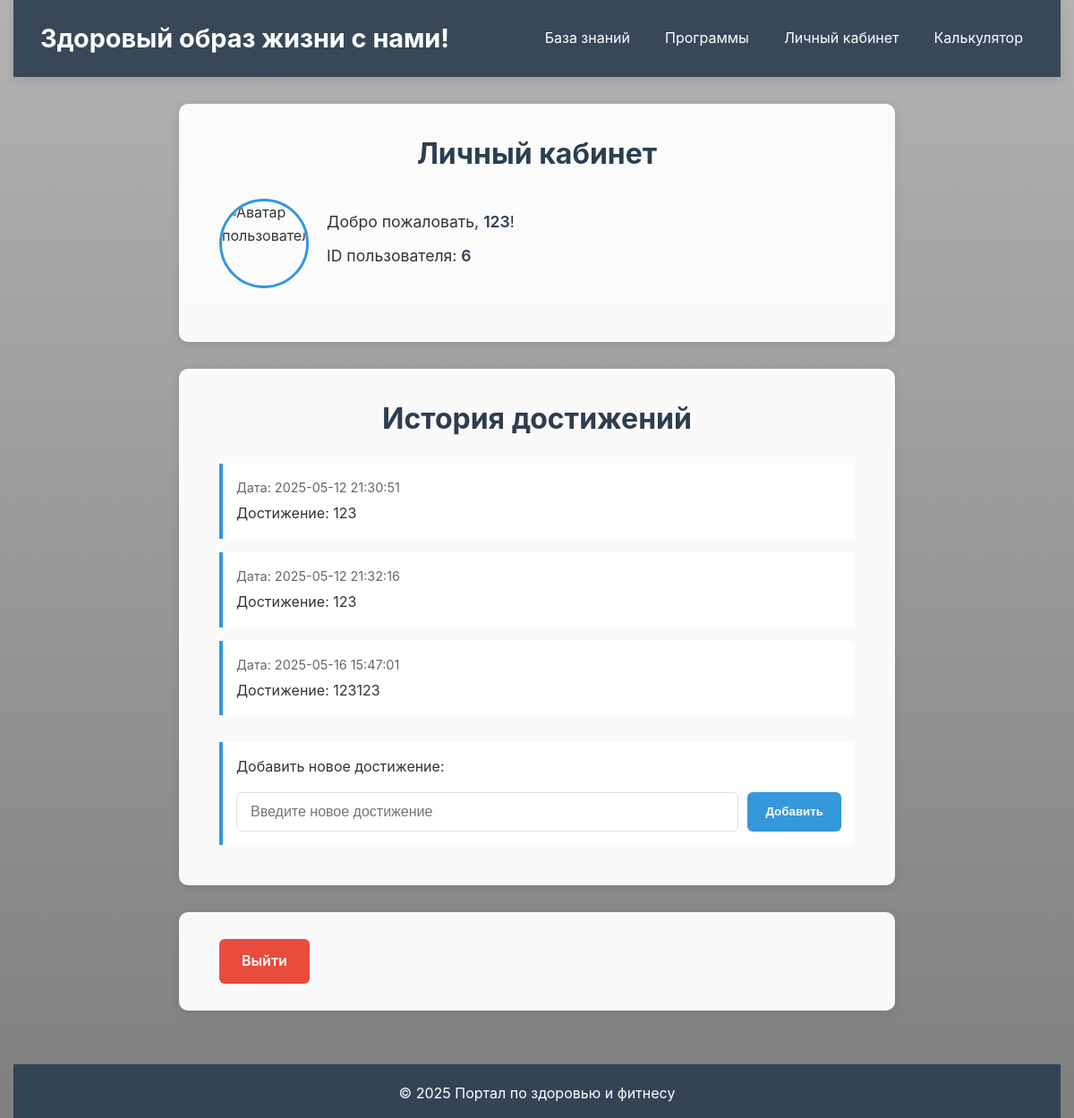
/profile.php?user_id=6 (signed in), run on the app's committed database.
### tables this page shows
CREATE TABLE `achievements` (
  `id` int NOT NULL,
  `user_id` int NOT NULL,
  `achievement_text` text NOT NULL,
  `achievement_date` datetime NOT NULL
);

### profile.php (the view, shortened to what this page needs)
<?php
$username = $_SESSION['username'];
$user_id = $_SESSION['user_id'];
$servername = "localhost";
$dbusername = "root";
$password = "root";
$dbname = "pm09";
$conn = new mysqli($servername, $dbusername, $password, $dbname);
$sql = "SELECT id, achievement_text, achievement_date FROM achievements WHERE user_id = ?";
$stmt = $conn->prepare($sql);
$stmt->bind_param("i", $user_id);
$stmt->execute();
$result = $stmt->get_result();
$achievements = [];
if ($result->num_rows > 0) {
    while ($row = $result->fetch_assoc()) {
        $achievements[] = $row;
    }
}
?>
<!DOCTYPE html>
<html lang="ru">
<head>
</head>
<body>
    <div class="wrapper">
        <header>
            <div class="container header-container">
                <a href="index.html" class="logo">Здоровый образ жизни с нами!</a>
                <nav id="main-nav">
                    <ul class="nav-menu">
                        <li><a href="index.html">База знаний</a></li>
                        <li><a href="programs.html">Программы</a></li>
                        <li><a href="profile.php">Личный кабинет</a></li>
                        <li><a href="calculator.html">Калькулятор</a></li>
                    </ul>
                </nav>
            </div>
        </header>
        <main>
            <section id="user-profile" class="profile-section">
                <div class="container">
                    <h2>Личный кабинет</h2>
                    <div class="profile-info">
                        <img src="https://avatars.mds.yandex.net/i?id=9845748e58ffdd02a7044445b5393d77_l-8340505-images-thumbs&n=13" alt="Аватар пользователя" class="profile-avatar">
                        <div class="profile-details">
                            <p>Добро пожаловать, <span><?php echo htmlspecialchars($username); ?></span>!</p>
                            <p>ID пользователя: <span><?php echo htmlspecialchars($user_id); ?></span></p>
                        </div>
                    </div>
                </div>
            </section>
            <section id="achievements" class="profile-section">
                <div class="container">
                    <h2>История достижений</h2>
                    <?php if (count($achievements) > 0): ?>
                        <div class="achievements-list">
                            <?php foreach ($achievements as $achievement): ?>
                                <div class="achievement">
                                    <p class="achievement-date">Дата: <?php echo htmlspecialchars($achievement['achievement_date']); ?></p>
                                    <p class="achievement-description">Достижение: <?php echo htmlspecialchars($achievement['achievement_text']); ?></p>
                                </div>
                            <?php endforeach; ?>
                        </div>
                    <?php else: ?>
                        <p>У вас пока нет достижений.</p>
                    <?php endif; ?>
                    <div class="achievement add-achievement">
                        <p>Добавить новое достижение:</p>
                        <form action="add_achievement.php" method="post" class="add-achievement-form">
                            <input type="text" name="achievement_text" placeholder="Введите новое достижение" required>
                            <button type="submit" class="add-button">Добавить</button>
                        </form>
                    </div>
                </div>
            </section>
            <section id="settings" class="profile-section">
                <div class="container">
                    <a href="index.html" class="logout-link">Выйти</a>
                </div>
            </section>
        </main>
        <footer>
            <div class="container">
                <p>&copy; 2025 Портал по здоровью и фитнесу</p>
            </div>
        </footer>
    </div>
</body>
</html>

### profile.php (style rules this page uses)
:root { --primary-color: #2c3e50; --secondary-color: #e74c3c; --accent-color: #3498db; --text-color: #333; --light-text: #fff; --border-color: #ddd; --shadow: 0 2px 10px rgba(0,0,0,0.1); --transition: all 0.3s ease; }
* { box-sizing: border-box; margin: 0; padding: 0; -webkit-tap-highlight-color: transparent; }
html, body { height: 100%; }
body { font-family: -apple-system, BlinkMacSystemFont, 'Segoe UI', Roboto, Oxygen, Ubuntu, Cantarell, 'Open Sans', sans-serif; line-height: 1.6; color: var(--text-color); display: flex; flex-direction: column; min-height: 100vh; background: linear-gradient(rgba(0, 0, 0, 0.3), rgba(0, 0, 0, 0.5)), url('https://sportzim86.ru/wp-content/uploads/2018/10/man.jpg') no-repeat center center; background-size: cover; background-attachment: fixed; }
.wrapper { display: flex; flex-direction: column; min-height: 100vh; width: 100%; }
header { background-color: rgba(44, 62, 80, 0.9); padding: 15px 0; position: sticky; top: 0; z-index: 1000; backdrop-filter: blur(5px); -webkit-backdrop-filter: blur(5px); box-shadow: var(--shadow); }
.container { width: 100%; padding: 0 15px; max-width: 1200px; margin: 0 auto; }
.header-container { display: flex; justify-content: space-between; align-items: center; flex-wrap: wrap; }
.logo { font-size: clamp(1.2rem, 4vw, 1.8rem); margin: 0; font-weight: 700; color: var(--light-text); text-decoration: none; padding: 5px 0; }
nav { width: 100%; order: 3; margin-top: 10px; display: none; }
.nav-menu { list-style: none; background-color: rgba(44, 62, 80, 0); border-radius: 5px; overflow: hidden; }
.nav-menu li { border-top: 1px solid rgba(255,255,255,0.1); }
.nav-menu a { color: var(--light-text); text-decoration: none; display: block; padding: 12px 15px; font-size: 1rem; transition: var(--transition); }
main { flex: 1; padding: 30px 0; width: 100%; }
.profile-section { background-color: rgba(255, 255, 255, 0.95); border-radius: 10px; padding: 30px; margin: 0 auto 30px; width: 90%; max-width: 800px; box-shadow: var(--shadow); }
h2 { color: var(--primary-color); text-align: center; margin-bottom: 25px; font-size: clamp(1.5rem, 5vw, 2rem); }
.profile-info { display: flex; align-items: center; gap: 20px; margin-bottom: 30px; }
.profile-avatar { width: 100px; height: 100px; border-radius: 50%; object-fit: cover; border: 3px solid var(--accent-color); }
.profile-details { flex: 1; }
.profile-details p { margin-bottom: 10px; font-size: 1.1rem; }
.profile-details span { font-weight: 600; color: var(--primary-color); }
.achievements-list { margin-bottom: 30px; }
.achievement { background-color: rgba(255, 255, 255, 0.9); border-left: 4px solid var(--accent-color); padding: 15px; margin-bottom: 15px; border-radius: 0 5px 5px 0; }
.achievement-date { font-size: 0.9rem; color: #666; margin-bottom: 5px; }
.achievement-description { font-size: 1rem; }
.add-achievement-form { display: flex; gap: 10px; margin-top: 15px; }
.add-achievement-form input { flex: 1; padding: 12px 15px; border: 1px solid var(--border-color); border-radius: 6px; font-size: 1rem; }
.add-button { padding: 12px 20px; background-color: var(--accent-color); color: white; border: none; border-radius: 6px; font-weight: 600; cursor: pointer; transition: var(--transition); }
.logout-link { display: inline-block; padding: 12px 25px; background-color: var(--secondary-color); color: white; text-decoration: none; border-radius: 6px; font-weight: 600; transition: var(--transition); text-align: center; }
footer { background-color: rgba(44, 62, 80, 0.9); color: var(--light-text); text-align: center; padding: 20px 0; backdrop-filter: blur(5px); -webkit-backdrop-filter: blur(5px); width: 100%; margin-top: auto; }
@media (min-width: 768px) { nav { display: block; width: auto; order: 2; margin-top: 0; } }
@media (min-width: 768px) { .nav-menu { display: flex; background: none; } }
@media (min-width: 768px) { .nav-menu li { border-top: none; margin-left: 15px; } }
@media (min-width: 768px) { .nav-menu a { padding: 8px 12px; border-radius: 4px; } }

### data on the page
achievements: achievement_date "2025-05-12 21:30:51", achievement_text "123"
achievements: achievement_date "2025-05-12 21:32:16", achievement_text "123"
achievements: achievement_date "2025-05-16 15:47:01", achievement_text "123123"

### other printed values
$username "123"
$user_id "6"
